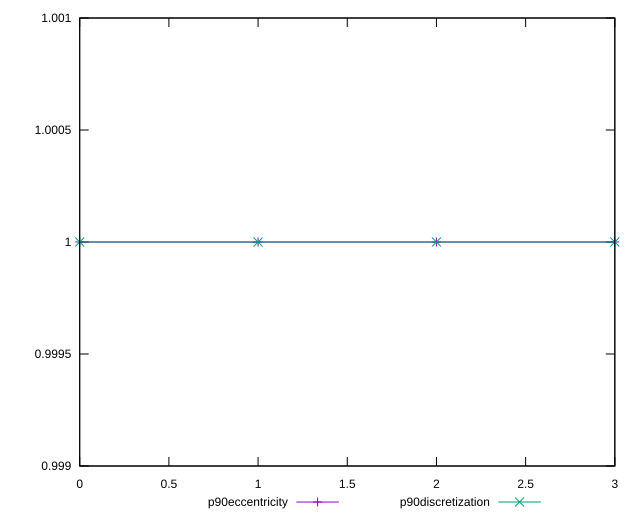

The gnuplot source for this figure:
reset

$p90Eccentricity <<EOF
0 0.9999999999999994
1 0.9999999999999999
2 1.0000000000000004
3 0.9999999999999997
EOF

$p90Discretization <<EOF
0 1
1 1
2 1
3 1
EOF

set key outside below
set xrange [0:3]
set yrange [0.9989999999999994:1.0010000000000003]
set trange [0.9989999999999994:1.0010000000000003]
set terminal svg size 640, 520 enhanced background rgb 'white'
set output "reports/report_00030_2021-02-24T20-42-31.540Z/first-meaningful-paint/progression/eccentricity.svg"

plot $p90Eccentricity title "p90eccentricity" with linespoints, \
     $p90Discretization title "p90discretization" with linespoints

reset
